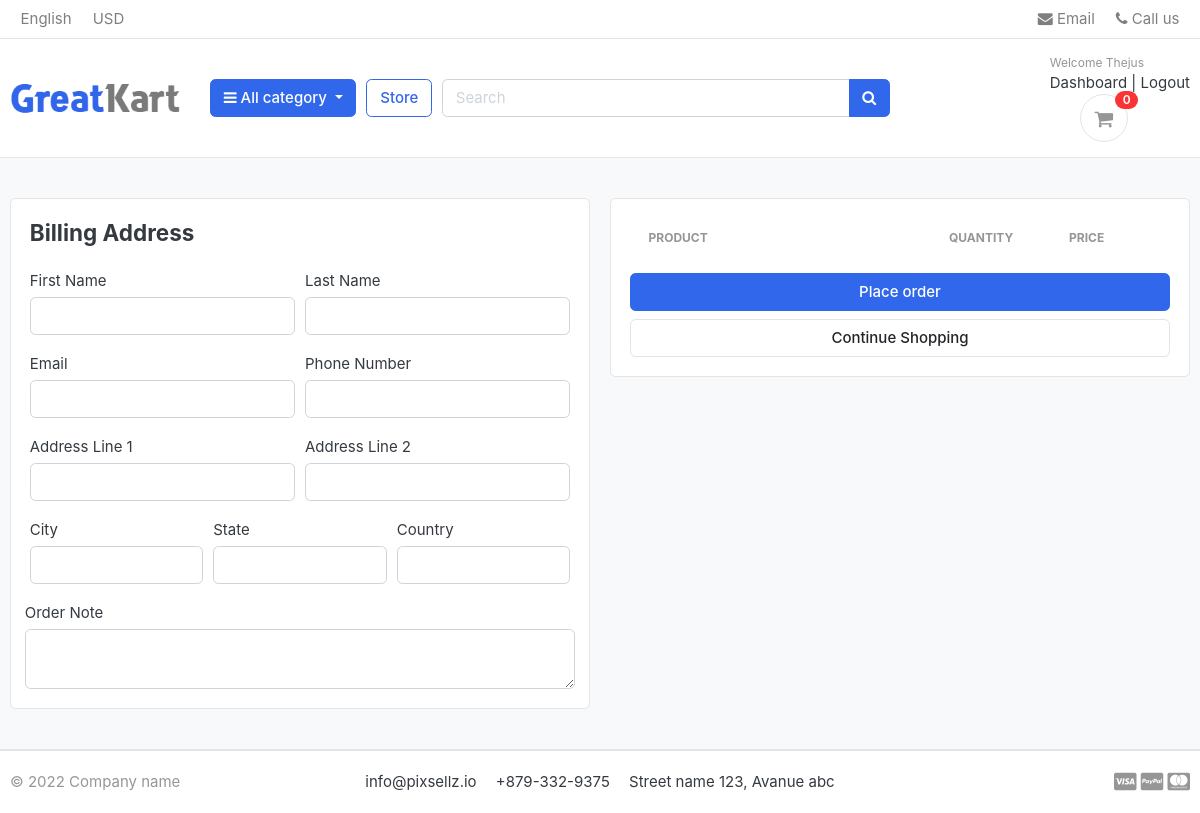
The page /cart/checkout/ (signed in) on the database as committed earlier.
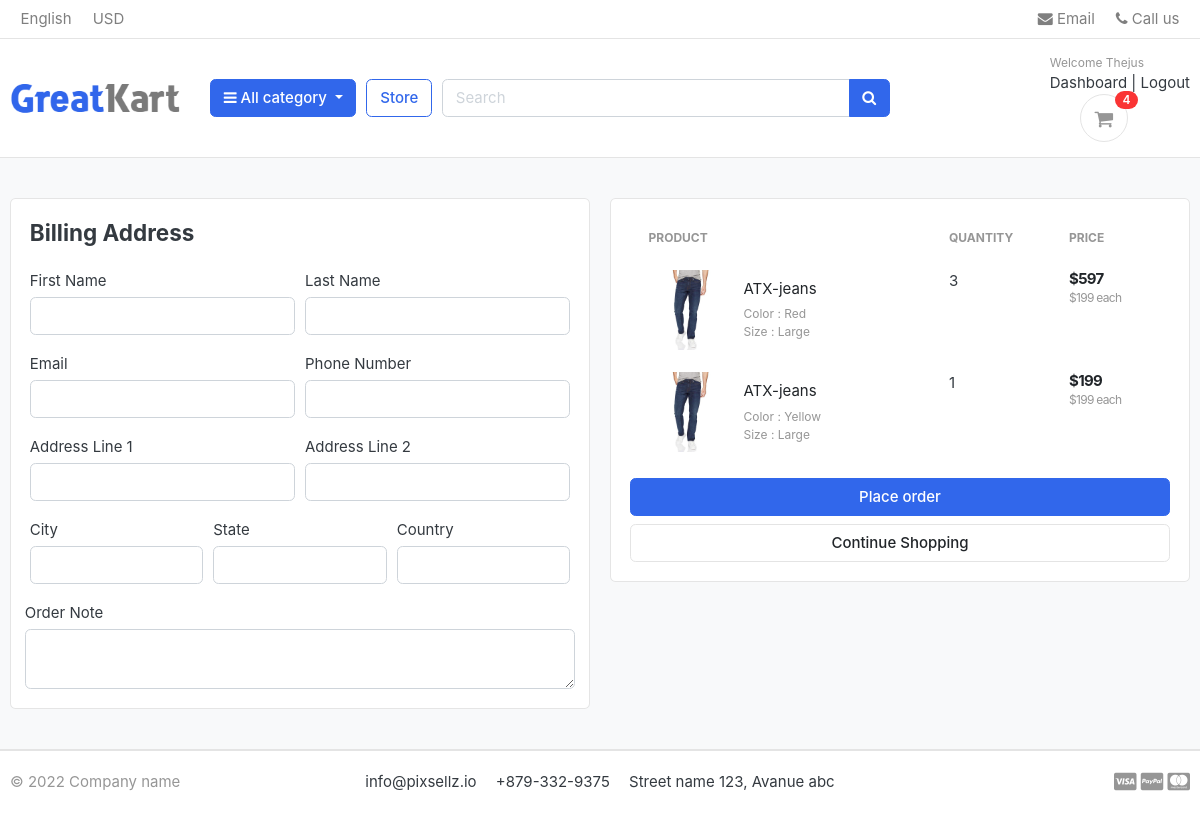
The same page on the database as committed later.
### carts/models.py (models this page shows, shortened)
class  CartItem(models.Model):
     user = models.ForeignKey(Account, on_delete=models.CASCADE,null=True)     #i,e if the user account is deleted this cart item is also be deleted
     product = models.ForeignKey(Product, on_delete=models.CASCADE)  #ON DELETE CASCADE = specify whether you want rows deleted in a child table when corresponding rows are deleted in the parent table.
     variations = models.ManyToManyField(Variation,blank=True)
     cart    = models.ForeignKey(Cart, on_delete=models.CASCADE,null=True)
     qunatity = models.IntegerField()
     is_active = models.BooleanField(default=True)
     def sub_total(self):
        return self.product.price * self.qunatity

### store/models.py (models this page shows, shortened)
class Product(models.Model):
    product_name = models.CharField(max_length=200,unique=True)
    slug         = models.SlugField(max_length=255,unique=True)
    description  =  models.TextField(max_length=500,blank=True)
    price        = models.IntegerField()
    images       = models.ImageField(upload_to='photos/products')
    stock        = models.IntegerField()
    is_available = models.BooleanField(default=True)
    category     = models.ForeignKey(Category, on_delete=models.CASCADE) #When we delete the category the product attacted to that cateogory will also be deleted
    created_date = models.DateTimeField(auto_now_add=True)
    modified_date =models.DateTimeField(auto_now =True)
    def get_url(self):                          #this function is used to get the full details of the single product
        return reverse('product_detail', args=[self.category.slug, self.slug])     #self.slug = products slug

class Variation(models.Model):
    product = models.ForeignKey(Product, on_delete=models.CASCADE) #bcz we are going to add the variation of the product and therefore we need this product as the foreign key
    variation_category=models.CharField(max_length=100, choices=variation_category_choice)                      #CASCADE is beacause if the product is deleted then the variation should be deleted
    variation_value = models.CharField(max_length=100)
    is_active    = models.BooleanField(default=True)    #to disable any variation field
    created_date = models.DateTimeField(auto_now=True)
    objects = VariationManager()

### carts/views.py (the view)
# urls.py: path('checkout/', views.checkout, name='checkout'),
@login_required(login_url='login')
def checkout(request,total=0, qunatity=0, cart_items=None):
     try:
        tax = 0
        grand_total = 0
        if request.user.is_authenticated:
            cart_items = CartItem.objects.filter(user=request.user, is_active=True)
        else:
            cart = Cart.objects.get(cart_id=_cart_id(request))
            cart_items = CartItem.objects.filter(cart=cart, is_active=True)
        for cart_item in cart_items:
            total += (cart_item.product.price * cart_item.qunatity)
            qunatity += cart_item.qunatity
        tax = (2 * total)/100
        grand_total = total +tax
     except ObjectDoesNotExist:
        pass    #just ignore
     context ={  #for passing all the values to the templates
        'total': total,
        'qunatity': qunatity,
        'cart_items': cart_items,
        'tax'       : tax,
        'grand_total': grand_total,
    }
     return render(request, 'store/checkout.html', context)

### carts/context_processor.py (called while the page is built)
def counter(request):
    cart_count = 0
    if 'admin' in request.path:
        return{}
    else:
        try:
            cart = Cart.objects.filter(cart_id=_cart_id(request))
            if request.user.is_authenticated:
                cart_items = CartItem.objects.all().filter(user=request.user)
            else:
                cart_items = CartItem.objects.all().filter(cart=cart[:1])   #filtering by the cart
            for cart_item in cart_items:
                cart_count= cart_count + cart_item.qunatity
        except Cart.DoesnotExist:
            cart_count = 0
    return  dict(cart_count =cart_count)

### carts/views.py (called while the page is built)
def _cart_id(request):          #private Function, i.e function to fetch the cart_id from the browser
    cart = request.session.session_key      #session_key is present in the cookies
    if not cart:
        cart =request.session.create()
    return cart

### category/context_processors.py (called while the page is built)
def menu_links(request):    #going to fetch all the cateogories from the database
   links = Category.objects.all()
   return dict(links=links)

### templates/store/checkout.html (shortened to what the changed rows need)
{% extends 'base.html' %}
{% load static %}
{% block content %}
<section class="section-content padding-y bg">
    <div class="container">
    <div class="row">
        <aside class="col-lg-6">
            <div class="card">
            <div class="card-body">
                <table class="table table-borderless table-shopping-cart">
                    <thead class="text-muted">
                    <tr class="small text-uppercase">
                      <th scope="col">Product</th>
                      <th scope="col" width="120">Quantity</th>
                      <th scope="col" width="120">Price</th>
                    </tr>
                    </thead>
                    <tbody>
                    {% for cart_item in cart_items %}
                    <tr>
                        <td>
                            <figure class="itemside align-items-center">
                                <div class="aside"><img src="{{  cart_item.product.images.url}}" class="img-sm"></div>
                                <figcaption class="info">
                                    <a href="{{ cart_item.product.get_url }}" class="title text-dark">{{  cart_item.product.product_name}}</a>
                                    <p class="text-muted small">
                                        {% if cart_item.variations.all %}
                                          {% for item in cart_item.variations.all %}
                                              {{ item.variation_category | capfirst }} : {{ item.variation_value| capfirst }}    <br>
                                          {% endfor %}
                                        {% endif %}
                                    </p>
                                </figcaption>
                            </figure>
                        </td>
                        <td>
                                   <label for="">{{cart_item.qunatity}}</label>
                        </td>
                        <td>
                            <div class="price-wrap">
                                <var class="price">${{  cart_item.sub_total}}</var>
                                <small class="text-muted"> ${{  cart_item.product.price}} each </small>
                            </div>
                        </td>
                    </tr>
                   {% endfor %}
                    </tbody>
                    </table>
            </div>
            </div>
    </aside>
    </div>
    </div>
    </section>
{% endblock %}

### templates/includes/navbar.html (shortened to what this page needs)
{% load static %}
<header class="section-header">
    <nav class="navbar p-md-0 navbar-expand-sm navbar-light border-bottom">
    <div class="container">
      <div class="collapse navbar-collapse" id="navbarTop4">
        <ul class="navbar-nav mr-auto">
            <li class="nav-item dropdown">
                 <a href="#" class="nav-link">   English </a>
            </li>
            <li class="nav-item dropdown">
                <a href="#" class="nav-link"> USD </a>
            </li>
        </ul>
        <ul class="navbar-nav">
            <li><a href="#" class="nav-link"> <i class="fa fa-envelope"></i> Email </a></li>
            <li><a href="#" class="nav-link"> <i class="fa fa-phone"></i> Call us </a></li>
        </ul>
      </div>
    </div>
    </nav>
    <section class="header-main border-bottom">
        <div class="container">
    <div class="row align-items-center">
        <div class="col-lg-2 col-md-3 col-6">
            <a href="{% url 'home' %}" class="brand-wrap">
                <img class="logo" src="{% static './images/logo.png' %}">
            </a>
        </div>
        <div class="col-lg col-sm col-md col-6 flex-grow-0">
            <div class="category-wrap dropdown d-inline-block float-right">
                <button type="button" class="btn btn-primary dropdown-toggle" data-toggle="dropdown">
                    <i class="fa fa-bars"></i> All category
                </button>
            </div>
        </div>
        <a href="{% url 'store' %}" class="btn btn-outline-primary">Store</a>
        <div class="col-lg  col-md-6 col-sm-12 col">
            <form action="{% url 'search' %}" class="search" method='GET'>
                <div class="input-group w-100">
                    <input type="text" class="form-control" style="width:60%;" placeholder="Search" name="keyword">
                    <div class="input-group-append">
                      <button class="btn btn-primary" type="submit">
                        <i class="fa fa-search"></i>
                      </button>
                    </div>
                </div>
            </form>
        </div>
        <div class="col-lg-3 col-sm-6 col-8 order-2 order-lg-3">
                    <div class="d-flex justify-content-end mb-3 mb-lg-0">
                      {% if user.id is  None %}
                        <div class="widget-header">
                            <small class="title text-muted">Welcome guest!</small>
                            <div>
                                <a href="{% url 'login' %}">sign in</a> <span class="dark-transp"> | </span>
                                <a href="{% url 'register' %}"> Register</a>
                            </div>
                        </div>
                        {% else %}
                        <div class="widget-header">
                            <small class="title text-muted">Welcome {{ user.first_name }}</small>
                            <div>
                                <a href="{% url 'dashboard' %}">Dashboard</a> <span class="dark-transp"> | </span>
                                <a href="{% url 'logout' %}">Logout</a>
                            </div>
                        {% endif %}
                        <a href="{% url 'cart' %}" class="widget-header pl-3 ml-3">
                            <div class="icon icon-sm rounded-circle border"><i class="fa fa-shopping-cart"></i></div>
                            <span class="badge badge-pill badge-danger notify">{{cart_count}}</span>
                        </a>
                    </div>
                </div>
    </div>
        </div>
    </section>
    </header>

Rows that differ between the two databases and show on the page:
added CartItem: product.images (picture), product.product_name "ATX-jeans", qunatity "3", sub_total "597", product.price "199"
now on this page (row unchanged): Variation: variation_category "Color", variation_value "Red", shown under "ATX-jeans"
now on this page (row unchanged): Variation: variation_category "Size", variation_value "Large"
added CartItem: product.images (picture), product.product_name "ATX-jeans", qunatity "1", sub_total "199", product.price "199"
now on this page (row unchanged): Variation: variation_category "Color", variation_value "Yellow", shown under "ATX-jeans"
Other text that changed with them:
{{ cart_count }}: "0" → "4"
